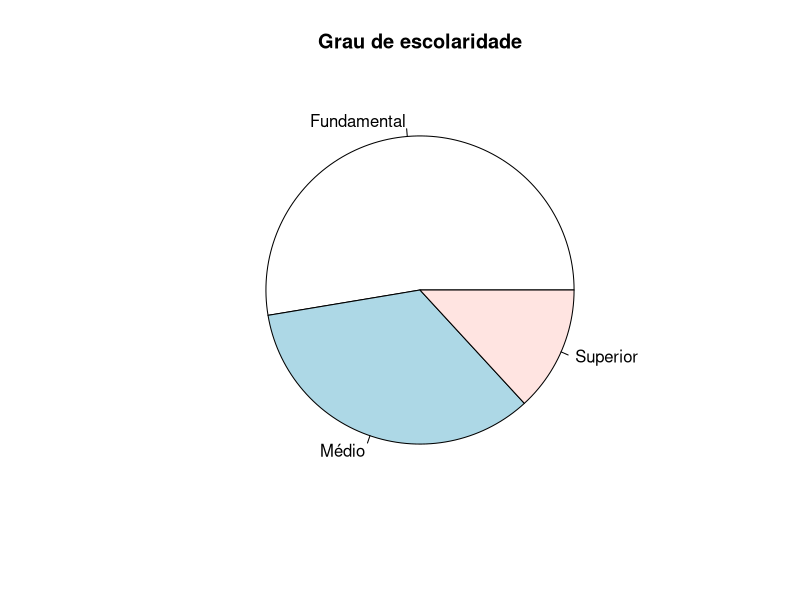
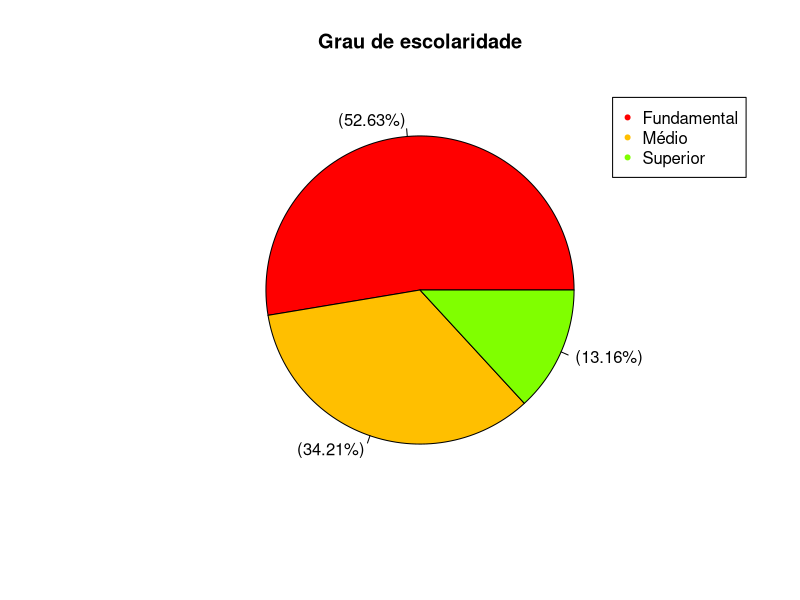
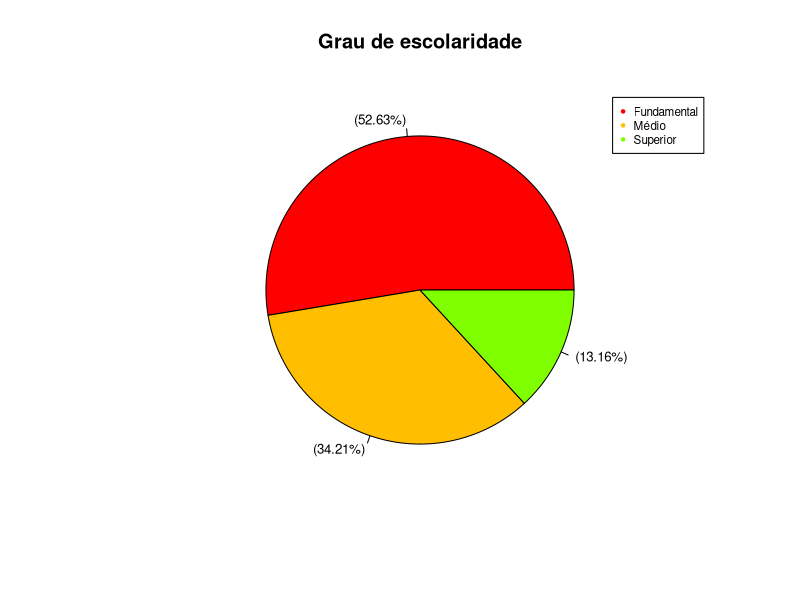
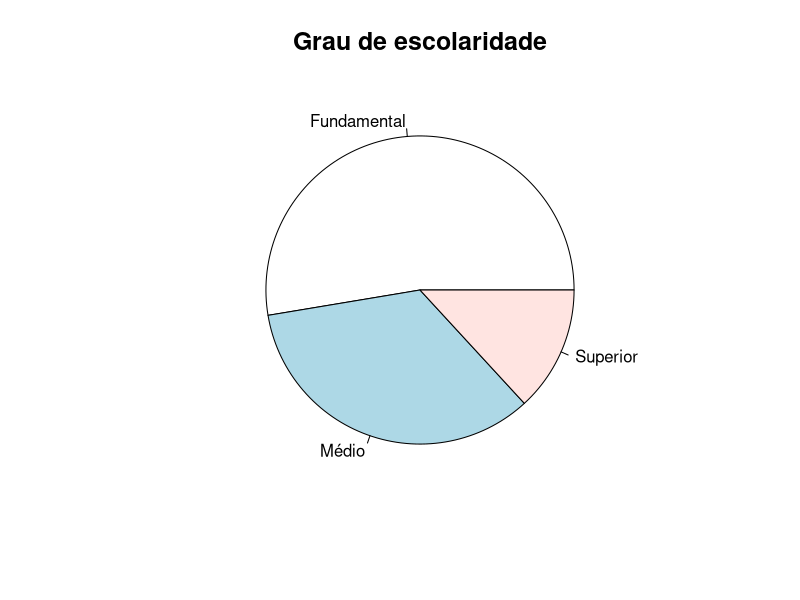
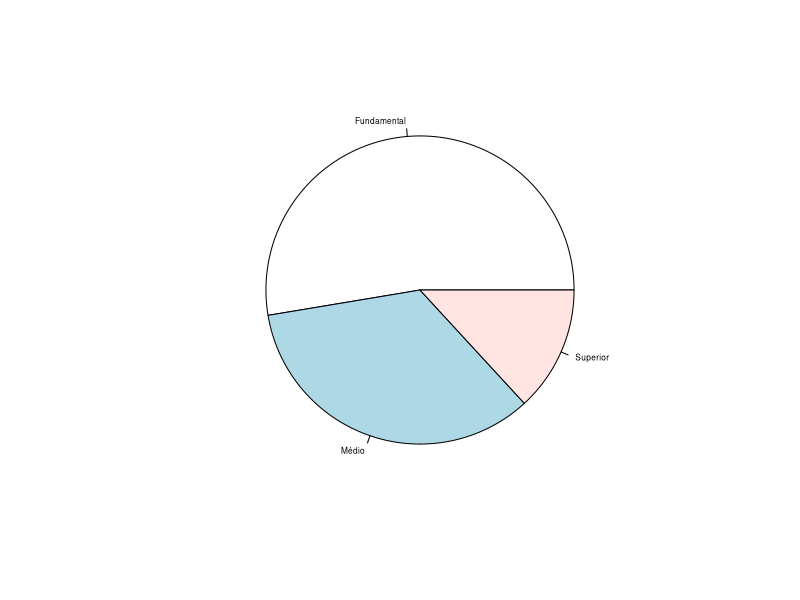
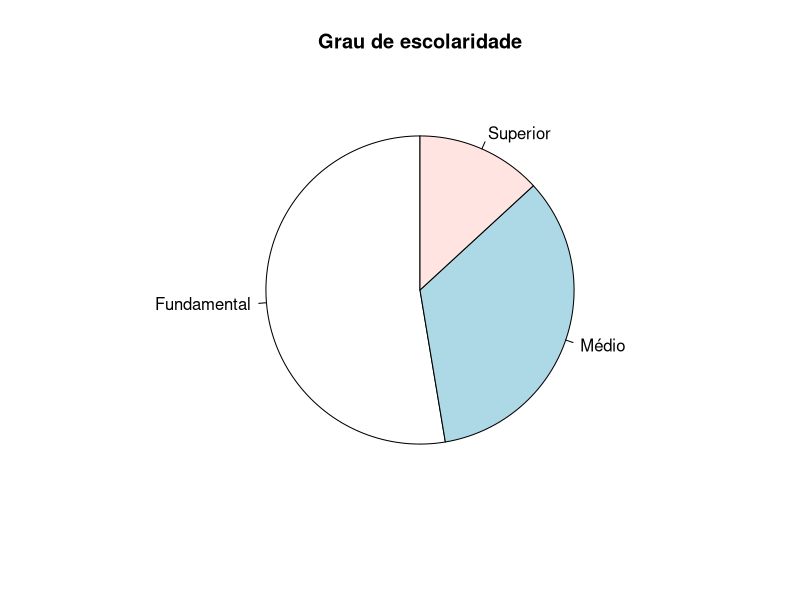

Recreate these plots in R, in order.
## ---- chunk 1
knitr::opts_chunk$set(echo = TRUE)
## ---- chunk 2
alunos <- c(1000, 650, 250)
names(alunos) <- c("Fundamental", "Médio", "Superior")
pie(alunos)
title("Grau de escolaridade")
## ---- chunk 3
porc <- round(alunos*100/sum(alunos), 2) # arredonda a porcentagem para 2 dígitos
rotulos <- paste("(", porc, "%)", sep = "") # Adiciona símbolo de porcentagem
pie(alunos, main = "Grau de escolaridade", labels = rotulos, col = rainbow(8))
legend(1, 1, names(alunos), col = rainbow(8), pch = rep(20, 6))
## ---- chunk 4
rotulos <- paste("(", porc, "%)", sep = "")
pie(alunos, main = "Grau de escolaridade", labels = rotulos, cex = 0.8, col = rainbow(8))
legend(1, 1, names(alunos), col = rainbow(8), pch = rep(20,6), cex = 0.7)
## ---- chunk 5
pie(alunos, main = "Grau de escolaridade", cex.main = 1.5)
## ---- chunk 6
pie(alunos, cex = 0.5)
## ---- chunk 7
pie(alunos, main= "Grau de escolaridade", init.angle = 90)
